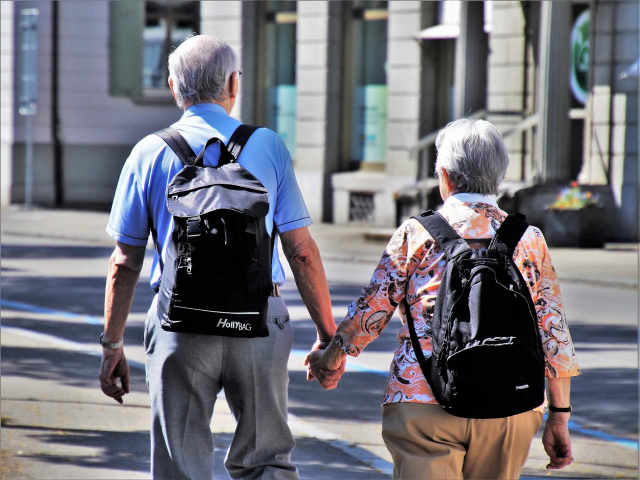
#> input picture 24. 사진을 그림으로 변환하기 (OpenCV)/샘플사진.jpg, 1280 x 960 px (shown at 1/2 size)
$ python main24-1.py
#> lines starting #> are read from the running program, lines starting #| are printed output that depends on the picture
import numpy as np
import cv2

ff = np.fromfile(r"24. 사진을 그림으로 변환하기 (OpenCV)\샘플사진.jpg", np.uint8)
img = cv2.imdecode(ff, cv2.IMREAD_UNCHANGED)
#> img is the input picture: shape (960, 1280, 3); mean B, G, R 122.6, 114, 114.6
img = cv2.resize(img, dsize=(0, 0), fx=1.0, fy=1.0, interpolation=cv2.INTER_LINEAR)

cartoon_img = cv2.stylization(img, sigma_s=100, sigma_r=0.1)        # sigma_s, sigma_r 조절하여 이미지 그림화
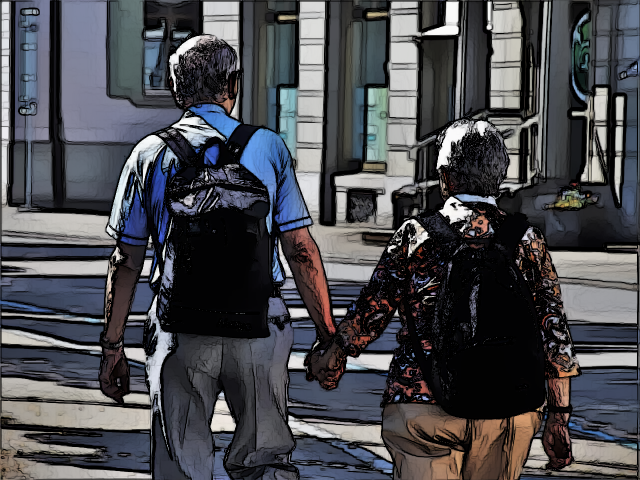
#> cartoon_img: shape (960, 1280, 3) (shown at 1/2 size); mean B, G, R 79.2, 74.2, 73.4

cv2.imshow("cartoon view", cartoon_img)
cv2.waitKey()
cv2.destroyAllWindows()
